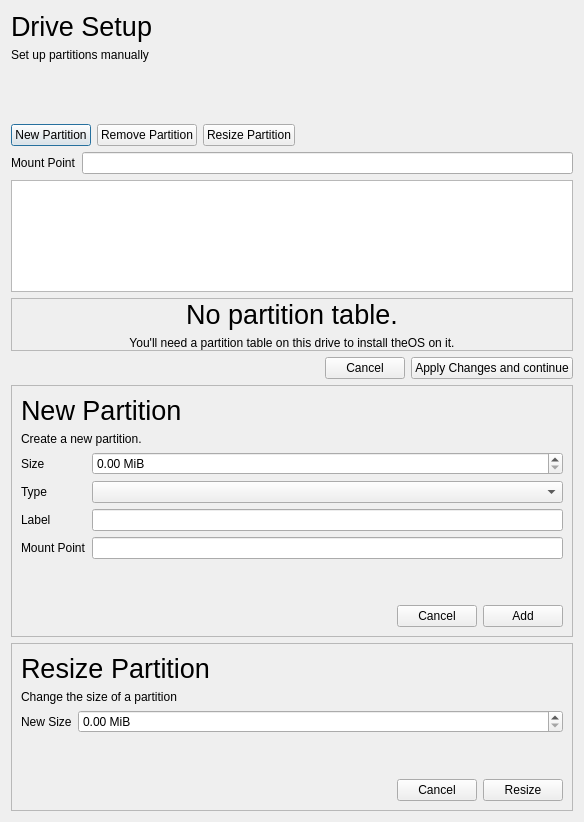
<?xml version="1.0" encoding="UTF-8"?>
<ui version="4.0">
 <class>PartitionWindow</class>
 <widget class="QDialog" name="PartitionWindow">
  <property name="geometry">
   <rect>
    <x>0</x>
    <y>0</y>
    <width>584</width>
    <height>822</height>
   </rect>
  </property>
  <property name="windowTitle">
   <string>Drive Setup</string>
  </property>
  <layout class="QVBoxLayout" name="verticalLayout">
   <item>
    <widget class="QLabel" name="label_7">
     <property name="font">
      <font>
       <pointsize>20</pointsize>
      </font>
     </property>
     <property name="text">
      <string>Drive Setup</string>
     </property>
    </widget>
   </item>
   <item>
    <widget class="QLabel" name="label_8">
     <property name="text">
      <string>Set up partitions manually</string>
     </property>
     <property name="wordWrap">
      <bool>true</bool>
     </property>
    </widget>
   </item>
   <item>
    <widget class="QFrame" name="MainFrame">
     <property name="frameShape">
      <enum>QFrame::NoFrame</enum>
     </property>
     <property name="frameShadow">
      <enum>QFrame::Raised</enum>
     </property>
     <layout class="QVBoxLayout" name="verticalLayout_4">
      <property name="leftMargin">
       <number>0</number>
      </property>
      <property name="topMargin">
       <number>0</number>
      </property>
      <property name="rightMargin">
       <number>0</number>
      </property>
      <property name="bottomMargin">
       <number>0</number>
      </property>
      <item>
       <widget class="QFrame" name="driveLayout">
        <property name="sizePolicy">
         <sizepolicy hsizetype="Expanding" vsizetype="Fixed">
          <horstretch>0</horstretch>
          <verstretch>0</verstretch>
         </sizepolicy>
        </property>
        <property name="minimumSize">
         <size>
          <width>0</width>
          <height>50</height>
         </size>
        </property>
        <property name="maximumSize">
         <size>
          <width>16777215</width>
          <height>50</height>
         </size>
        </property>
        <layout class="QHBoxLayout" name="horizontalLayout_3">
         <property name="leftMargin">
          <number>0</number>
         </property>
         <property name="topMargin">
          <number>0</number>
         </property>
         <property name="rightMargin">
          <number>0</number>
         </property>
         <property name="bottomMargin">
          <number>0</number>
         </property>
        </layout>
       </widget>
      </item>
      <item>
       <layout class="QHBoxLayout" name="horizontalLayout_2">
        <item>
         <widget class="QPushButton" name="newPartition">
          <property name="text">
           <string>New Partition</string>
          </property>
          <property name="icon">
           <iconset theme="list-add">
            <normaloff>.</normaloff>.</iconset>
          </property>
         </widget>
        </item>
        <item>
         <widget class="QPushButton" name="removePartition">
          <property name="text">
           <string>Remove Partition</string>
          </property>
          <property name="icon">
           <iconset theme="edit-delete">
            <normaloff>.</normaloff>.</iconset>
          </property>
         </widget>
        </item>
        <item>
         <widget class="QPushButton" name="resizePartition">
          <property name="text">
           <string>Resize Partition</string>
          </property>
          <property name="icon">
           <iconset theme="go-last"/>
          </property>
         </widget>
        </item>
        <item>
         <spacer name="horizontalSpacer_2">
          <property name="orientation">
           <enum>Qt::Horizontal</enum>
          </property>
          <property name="sizeHint" stdset="0">
           <size>
            <width>40</width>
            <height>20</height>
           </size>
          </property>
         </spacer>
        </item>
       </layout>
      </item>
      <item>
       <layout class="QGridLayout" name="gridLayout">
        <item row="0" column="0">
         <widget class="QLabel" name="label">
          <property name="text">
           <string>Mount Point</string>
          </property>
         </widget>
        </item>
        <item row="0" column="1">
         <widget class="QLineEdit" name="mountPoint"/>
        </item>
       </layout>
      </item>
      <item>
       <widget class="QListWidget" name="listWidget"/>
      </item>
     </layout>
    </widget>
   </item>
   <item>
    <widget class="QFrame" name="partitionTableRequiredFrame">
     <property name="frameShape">
      <enum>QFrame::StyledPanel</enum>
     </property>
     <property name="frameShadow">
      <enum>QFrame::Raised</enum>
     </property>
     <layout class="QVBoxLayout" name="verticalLayout_5">
      <property name="leftMargin">
       <number>0</number>
      </property>
      <property name="topMargin">
       <number>0</number>
      </property>
      <property name="rightMargin">
       <number>0</number>
      </property>
      <property name="bottomMargin">
       <number>0</number>
      </property>
      <item>
       <spacer name="verticalSpacer_3">
        <property name="orientation">
         <enum>Qt::Vertical</enum>
        </property>
        <property name="sizeHint" stdset="0">
         <size>
          <width>20</width>
          <height>40</height>
         </size>
        </property>
       </spacer>
      </item>
      <item>
       <widget class="QLabel" name="label_13">
        <property name="font">
         <font>
          <pointsize>20</pointsize>
         </font>
        </property>
        <property name="text">
         <string>No partition table.</string>
        </property>
        <property name="alignment">
         <set>Qt::AlignCenter</set>
        </property>
       </widget>
      </item>
      <item>
       <widget class="QLabel" name="label_14">
        <property name="text">
         <string>You'll need a partition table on this drive to install theOS on it.</string>
        </property>
        <property name="alignment">
         <set>Qt::AlignCenter</set>
        </property>
       </widget>
      </item>
      <item>
       <spacer name="verticalSpacer_4">
        <property name="orientation">
         <enum>Qt::Vertical</enum>
        </property>
        <property name="sizeHint" stdset="0">
         <size>
          <width>20</width>
          <height>40</height>
         </size>
        </property>
       </spacer>
      </item>
     </layout>
    </widget>
   </item>
   <item>
    <layout class="QHBoxLayout" name="horizontalLayout">
     <item>
      <spacer name="horizontalSpacer">
       <property name="orientation">
        <enum>Qt::Horizontal</enum>
       </property>
       <property name="sizeHint" stdset="0">
        <size>
         <width>40</width>
         <height>20</height>
        </size>
       </property>
      </spacer>
     </item>
     <item>
      <widget class="QPushButton" name="pushButton_2">
       <property name="text">
        <string>Cancel</string>
       </property>
       <property name="icon">
        <iconset theme="dialog-cancel">
         <normaloff>.</normaloff>.</iconset>
       </property>
      </widget>
     </item>
     <item>
      <widget class="QPushButton" name="pushButton">
       <property name="text">
        <string>Apply Changes and continue</string>
       </property>
       <property name="icon">
        <iconset theme="dialog-ok">
         <normaloff>.</normaloff>.</iconset>
       </property>
      </widget>
     </item>
    </layout>
   </item>
   <item>
    <widget class="QFrame" name="newPartitionFrame">
     <property name="autoFillBackground">
      <bool>true</bool>
     </property>
     <property name="frameShape">
      <enum>QFrame::StyledPanel</enum>
     </property>
     <property name="frameShadow">
      <enum>QFrame::Raised</enum>
     </property>
     <layout class="QVBoxLayout" name="verticalLayout_2">
      <item>
       <widget class="QLabel" name="label_10">
        <property name="font">
         <font>
          <pointsize>20</pointsize>
         </font>
        </property>
        <property name="text">
         <string>New Partition</string>
        </property>
       </widget>
      </item>
      <item>
       <widget class="QLabel" name="label_9">
        <property name="text">
         <string>Create a new partition.</string>
        </property>
        <property name="wordWrap">
         <bool>true</bool>
        </property>
       </widget>
      </item>
      <item>
       <layout class="QGridLayout" name="gridLayout_2">
        <item row="0" column="1">
         <widget class="QDoubleSpinBox" name="newPartitionSize">
          <property name="sizePolicy">
           <sizepolicy hsizetype="Expanding" vsizetype="Fixed">
            <horstretch>0</horstretch>
            <verstretch>0</verstretch>
           </sizepolicy>
          </property>
          <property name="suffix">
           <string> MiB</string>
          </property>
         </widget>
        </item>
        <item row="0" column="0">
         <widget class="QLabel" name="label_2">
          <property name="text">
           <string>Size</string>
          </property>
         </widget>
        </item>
        <item row="3" column="0">
         <widget class="QLabel" name="label_4">
          <property name="text">
           <string>Mount Point</string>
          </property>
         </widget>
        </item>
        <item row="1" column="0">
         <widget class="QLabel" name="label_3">
          <property name="text">
           <string>Type</string>
          </property>
         </widget>
        </item>
        <item row="3" column="1">
         <widget class="QLineEdit" name="newPartitionMount"/>
        </item>
        <item row="1" column="1">
         <widget class="QComboBox" name="newPartitionType"/>
        </item>
        <item row="2" column="0">
         <widget class="QLabel" name="label_5">
          <property name="text">
           <string>Label</string>
          </property>
         </widget>
        </item>
        <item row="2" column="1">
         <widget class="QLineEdit" name="newPartitionLabel"/>
        </item>
       </layout>
      </item>
      <item>
       <spacer name="verticalSpacer_2">
        <property name="orientation">
         <enum>Qt::Vertical</enum>
        </property>
        <property name="sizeHint" stdset="0">
         <size>
          <width>20</width>
          <height>40</height>
         </size>
        </property>
       </spacer>
      </item>
      <item>
       <layout class="QHBoxLayout" name="horizontalLayout_4">
        <item>
         <spacer name="horizontalSpacer_3">
          <property name="orientation">
           <enum>Qt::Horizontal</enum>
          </property>
          <property name="sizeHint" stdset="0">
           <size>
            <width>40</width>
            <height>20</height>
           </size>
          </property>
         </spacer>
        </item>
        <item>
         <widget class="QPushButton" name="newPartitionCancel">
          <property name="text">
           <string>Cancel</string>
          </property>
          <property name="icon">
           <iconset theme="dialog-cancel"/>
          </property>
         </widget>
        </item>
        <item>
         <widget class="QPushButton" name="newPartitionAdd">
          <property name="text">
           <string>Add</string>
          </property>
          <property name="icon">
           <iconset theme="list-add"/>
          </property>
         </widget>
        </item>
       </layout>
      </item>
     </layout>
    </widget>
   </item>
   <item>
    <widget class="QFrame" name="resizePartitionFrame">
     <property name="autoFillBackground">
      <bool>true</bool>
     </property>
     <property name="frameShape">
      <enum>QFrame::StyledPanel</enum>
     </property>
     <property name="frameShadow">
      <enum>QFrame::Raised</enum>
     </property>
     <layout class="QVBoxLayout" name="verticalLayout_3">
      <item>
       <widget class="QLabel" name="label_11">
        <property name="font">
         <font>
          <pointsize>20</pointsize>
         </font>
        </property>
        <property name="text">
         <string>Resize Partition</string>
        </property>
       </widget>
      </item>
      <item>
       <widget class="QLabel" name="label_12">
        <property name="text">
         <string>Change the size of a partition</string>
        </property>
        <property name="wordWrap">
         <bool>true</bool>
        </property>
       </widget>
      </item>
      <item>
       <layout class="QHBoxLayout" name="horizontalLayout_6">
        <property name="bottomMargin">
         <number>0</number>
        </property>
        <item>
         <widget class="QLabel" name="label_6">
          <property name="text">
           <string>New Size</string>
          </property>
         </widget>
        </item>
        <item>
         <widget class="QDoubleSpinBox" name="resizePartitionSize">
          <property name="sizePolicy">
           <sizepolicy hsizetype="Expanding" vsizetype="Fixed">
            <horstretch>0</horstretch>
            <verstretch>0</verstretch>
           </sizepolicy>
          </property>
          <property name="suffix">
           <string> MiB</string>
          </property>
         </widget>
        </item>
       </layout>
      </item>
      <item>
       <spacer name="verticalSpacer">
        <property name="orientation">
         <enum>Qt::Vertical</enum>
        </property>
        <property name="sizeHint" stdset="0">
         <size>
          <width>20</width>
          <height>40</height>
         </size>
        </property>
       </spacer>
      </item>
      <item>
       <layout class="QHBoxLayout" name="horizontalLayout_5">
        <item>
         <spacer name="horizontalSpacer_4">
          <property name="orientation">
           <enum>Qt::Horizontal</enum>
          </property>
          <property name="sizeHint" stdset="0">
           <size>
            <width>40</width>
            <height>20</height>
           </size>
          </property>
         </spacer>
        </item>
        <item>
         <widget class="QPushButton" name="resizePartitionCancel">
          <property name="text">
           <string>Cancel</string>
          </property>
          <property name="icon">
           <iconset theme="dialog-cancel">
            <normaloff>.</normaloff>.</iconset>
          </property>
         </widget>
        </item>
        <item>
         <widget class="QPushButton" name="resizePartitionButton">
          <property name="text">
           <string>Resize</string>
          </property>
          <property name="icon">
           <iconset theme="go-last">
            <normaloff>.</normaloff>.</iconset>
          </property>
         </widget>
        </item>
       </layout>
      </item>
     </layout>
    </widget>
   </item>
  </layout>
 </widget>
 <resources/>
 <connections/>
</ui>
